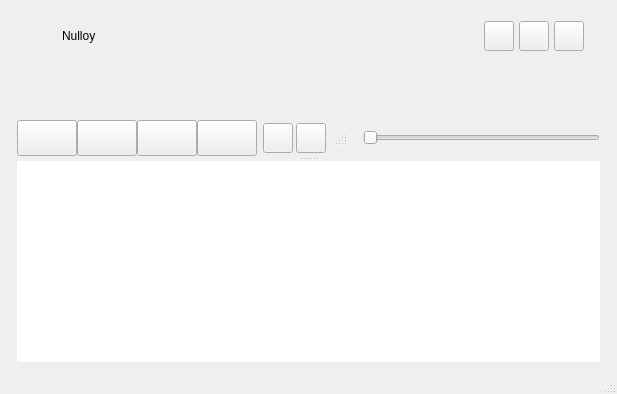
<?xml version="1.0" encoding="UTF-8"?>
<ui version="4.0">
 <class>mainWindow</class>
 <widget class="QDialog" name="mainWindow">
  <property name="geometry">
   <rect>
    <x>0</x>
    <y>0</y>
    <width>612</width>
    <height>394</height>
   </rect>
  </property>
  <property name="styleSheet">
   <string notr="true">

/* nulloy-fluent-design insert start */
#mainWindow, #borderWidget {
  background: transparent !important;
  border: 1px solid #454545;
}

#mainWindow, #borderWidget, #splitter {
  border-radius: 8px;
}

#titleWidget {
  border-top-left-radius: 8px;
  border-top-right-radius: 8px;
}

* {
  font-family: "Segoe UI", "Inter", sans-serif;
  font-weight: normal !important;
}

#closeButton:pressed { background: #c42b1c; }
#closeButton:hover { background: #c42b1c; }
#minimizeButton:pressed, #menuButton:pressed { background: rgba(45, 45, 45, 175); }
#minimizeButton:hover, #menuButton:hover { background: rgba(45, 45, 45, 175); }

#prevButtonWrapper, #playButtonWrapper,
#stopButtonWrapper, #nextButtonWrapper {
  border-radius: 4px;
	margin: 3px 15px;
  padding: 16px;
}

#prevButtonWrapper:hover, #playButtonWrapper:hover,
#stopButtonWrapper:hover, #nextButtonWrapper:hover {
  background: #2b2b2b;
}

#titleWidget {
  background-color: #1e1e1eee;
}

#borderWidget, #splitter {
	background-color: #202020;
  background: url(mica-gradient.png);
}

#playlistWidget {
	color: #D4D4D4;
	qproperty-playing_text_color: #FFFFFF;
	qproperty-failed_text_color: #565659;
	background: rgba(0, 0, 0, 50);
	padding: 5;
	qproperty-file_drop_border_color: #5882CF;
	qproperty-file_drop_background: rgba(88, 130, 207, 50);
  border-radius: 8px;
}

NTrackInfoWidget #MiddleCenter {
	color: rgba(0,0,0,0);
  background: rgba(0,0,0,0);
}

#volumeSlider {
  border-radius: 4px;
  margin-right: 16px;
}

#volumeSlider::groove:horizontal {
	background: url(slider-inactive-bg.png);
	height: 20;
  border-radius: 4px;
}

#volumeSlider::handle:horizontal {
	width: 20px;
  height: 20px;
	background: url(slider-handle.png);
}

#volumeSlider::sub-page:horizontal {
	background: url(slider-active-bg.png);
}
/* nulloy-fluent-design insert end */
  
#titleLabel {
	color : #FFFFFF;
}

#coverWidget {
	background: transparent;
	border: 1px solid #252526;
}
#coverWidget:hover {
	border: 1px solid #5882CF;
}

#splitter::handle {
	background-image: url(splitter.png);
	background-repeat: no-repeat;
	background-position: center;
	padding: 1 0;
}


#playlistWidget::item {
	background: rgba(0, 0, 0, 50);
	border: 1 solid transparent;
  font-weight: normal !important;
  font-size: 16px;
}
#playlistWidget::item:alternate {
	background: #2D2D30;
}
#playlistWidget::item:selected {
	background: #2C3A52;
	border: 1 solid #4465A1;
  font-weight: normal !important;
}
#playlistWidget::item:alternate:selected {
	background: #343F52;
}
#playlistWidget::item:hover {
	border: 1 solid #5882CF;
}
#playlistWidget::item:selected:hover {
	background: #2B4169;
}
#playlistWidget::item:alternate:selected:hover {
	background: #3B4B69;
}

#playlistWidget QScrollBar {
	background: transparent;
	width: 15;
	margin-bottom: 15;
}
#playlistWidget QScrollBar::handle {
	background: #434346;
	margin-left: 5;
	min-height: 30px;
}
#playlistWidget QScrollBar::handle:hover {
	background: #6798F2;
}
#playlistWidget QScrollBar::add-line,
#playlistWidget QScrollBar::sub-line,
#playlistWidget QScrollBar::add-page,
#playlistWidget QScrollBar::sub-page {
	height: 0px;
	background: transparent;
}
#playlistWidget QSlider::sub-page:horizontal {
	background: #757575;
}

#mainWindow &gt; QSizeGrip, #sizeGrip {
	background-image: url(sizegrip.png);
	background-repeat: none;
	width: 17px;
	height: 17px;
}

#iconLabel {
	border-image: url(icon.png);
}

#shuffleButton {
	qproperty-icon: url(shuffle.png);
}
#repeatButton {
	qproperty-icon: url(repeat.png);
}
#repeatButton, #shuffleButton {
	border: 1 solid transparent;
}
#repeatButton:checked, #shuffleButton:checked {
	background: #4173D1;
}
#prevButton, #playButton, #stopButton, #nextButton {
	background: transparent;
}

#playButton, #stopButton,
#nextButton, #prevButton {
	border: none;
}

#prevButton {
	qproperty-icon: url(prev.png);
}
#stopButton {
	qproperty-icon: url(stop.png);
}
#playButton {
	qproperty-icon: url(play.png);
}
#nextButton {
	qproperty-icon: url(next.png);
}
#closeButton {
	qproperty-icon: url(close.png);
}
#minimizeButton {
	qproperty-icon: url(minimize.png);
}
#themeButton {
	qproperty-icon: url(theme.png);
}
#menuButton {
	qproperty-icon: url(menu.png);
}

#minimizeButton, #closeButton, #themeButton, #menuButton {
	border: 0;
}

NTrackInfoWidget {
	margin: 2;
}

NTrackInfoWidget QLabel {
	color: #FFFFFF;
	max-height: 14px;
	font-size: 13px;
  font-weight: 400;
  font-family: "Segoe UI Variable", "Segoe UI", "Inter", sans-serif;
	padding: 8;
}

#waveformSlider {
	qproperty-radius: 8;
  border-radius: 8px;
	qproperty-background: #0f0e1d;
	qproperty-wave_background: rgba(33, 30, 63, 50);
	qproperty-wave_border_color: #49428b;
	qproperty-progress_playing_background: #6c4679;
	qproperty-progress_paused_background: #2b2b2b;
	qproperty-playing_composition: Overlay;
	qproperty-paused_composition: Overlay;
	qproperty-file_drop_border_color: #5882CF;
	qproperty-file_drop_background: rgba(88, 130, 207, 50);
}</string>
  </property>
  <property name="sizeGripEnabled">
   <bool>true</bool>
  </property>

  <layout class="QVBoxLayout" name="verticalLayout">
   <property name="spacing">
    <number>0</number>
   </property>
   <!-- irrelevant -->
   <property name="leftMargin">
    <number>16</number>
   </property>
   <property name="topMargin">
    <number>16</number>
   </property>
   <property name="rightMargin">
    <number>16</number>
   </property>
   <property name="bottomMargin">
    <number>16</number>
   </property>
   <item>
    <widget class="QWidget" name="borderWidget" native="true">
     <property name="focusPolicy">
      <enum>Qt::ClickFocus</enum>
     </property>
     <layout class="QVBoxLayout" name="verticalLayout_3">
      <property name="spacing">
       <number>0</number>
      </property>

      <!-- THESE PROPERTIES ACTUALLY CONTROL THE MARGIN/PADDING -->
      <property name="leftMargin">
       <number>1</number>
      </property>
      <property name="topMargin">
       <number>1</number>
      </property>
      <property name="rightMargin">
       <number>1</number>
      </property>
      <property name="bottomMargin">
       <number>16</number>
      </property>
      <item>
       <widget class="QSplitter" name="splitter">
        <property name="orientation">
         <enum>Qt::Vertical</enum>
        </property>
        <property name="handleWidth">
         <number>5</number>
        </property>
        <property name="childrenCollapsible">
         <bool>true</bool>
        </property>
        <widget class="QWidget" name="splitTop" native="true">
         <layout class="QVBoxLayout" name="verticalLayout_2">
          <property name="spacing">
           <number>0</number>
          </property>
          <property name="leftMargin">
           <number>0</number>
          </property>
          <property name="topMargin">
           <number>0</number>
          </property>
          <property name="rightMargin">
           <number>0</number>
          </property>
          <property name="bottomMargin">
           <number>0</number>
          </property>
          <item>
           <widget class="QWidget" name="titleWidget" native="true">
            <property name="sizePolicy">
             <sizepolicy hsizetype="Preferred" vsizetype="Maximum">
              <horstretch>0</horstretch>
              <verstretch>0</verstretch>
             </sizepolicy>
            </property>
            <layout class="QHBoxLayout" name="titleBarlLayout">
             <property name="spacing">
              <number>5</number>
             </property>
             <property name="leftMargin">
              <number>16</number>
             </property>
             <property name="topMargin">
              <number>4</number>
             </property>
             <property name="rightMargin">
              <number>16</number>
             </property>
             <property name="bottomMargin">
              <number>4</number>
             </property>
             <item>
              <widget class="QWidget" name="iconLabel" native="true">
               <property name="minimumSize">
                <size>
                 <width>16</width>
                 <height>16</height>
                </size>
               </property>
               <property name="maximumSize">
                <size>
                 <width>16</width>
                 <height>16</height>
                </size>
               </property>
              </widget>
             </item>
             <item>
              <!-- <widget class="QToolButton" name="themeButton">
               <property name="minimumSize">
                <size>
                 <width>9</width>
                 <height>22</height>
                </size>
               </property>
               <property name="maximumSize">
                <size>
                 <width>30</width>
                 <height>22</height>
                </size>
               </property>
               <property name="font">
                <font>
                 <weight>75</weight>
                 <bold>false</bold>
                </font>
               </property>
               <property name="focusPolicy">
                <enum>Qt::NoFocus</enum>
               </property>
               <property name="text">
                <string notr="true"/>
               </property>
               <property name="iconSize">
                <size>
                 <width>16</width>
                 <height>16</height>
                </size>
               </property>
               <property name="checkable">
                <bool>true</bool>
               </property>
              </widget> -->
             </item>
             <item>
              <spacer name="titleBarSpacer_2">
               <property name="orientation">
                <enum>Qt::Horizontal</enum>
               </property>
               <property name="sizeType">
                <enum>QSizePolicy::Fixed</enum>
               </property>
               <property name="sizeHint" stdset="0">
                <size>
                 <width>8</width>
                 <height>0</height>
                </size>
               </property>
              </spacer>
             </item>
             <item>
              <!-- TITLE BAR TEXT -->
              <widget class="NLabel" name="titleLabel">
               <property name="sizePolicy">
                <sizepolicy hsizetype="Minimum" vsizetype="Preferred">
                 <horstretch>0</horstretch>
                 <verstretch>0</verstretch>
                </sizepolicy>
               </property>
               <property name="minimumSize">
                <size>
                 <width>1</width>
                 <height>0</height>
                </size>
               </property>
               <property name="font">
                <font>
                 <pointsize>9</pointsize>
                 <bold>false</bold>
                </font>
               </property>
               <property name="text">
                <string notr="true">Nulloy</string>
               </property>
               <property name="alignment">
                <set>Qt::AlignLeading|Qt::AlignLeft|Qt::AlignVCenter</set>
               </property>
              </widget>
             </item>
             <item>
              <spacer name="titleBarSpacer_1">
               <property name="orientation">
                <enum>Qt::Horizontal</enum>
               </property>
               <property name="sizeType">
                <enum>QSizePolicy::Expanding</enum>
               </property>
               <property name="sizeHint" stdset="0">
                <size>
                 <width>10</width>
                 <height>25</height>
                </size>
               </property>
              </spacer>
             </item>
             
             <item>
              <widget class="QToolButton" name="menuButton">
               <property name="minimumSize">
                <size>
                 <width>30</width>
                 <height>30</height>
                </size>
               </property>
               <property name="maximumSize">
                <size>
                 <width>30</width>
                 <height>30</height>
                </size>
               </property>
               <property name="font">
                <font>
                 <weight>75</weight>
                 <bold>false</bold>
                </font>
               </property>
               <property name="focusPolicy">
                <enum>Qt::NoFocus</enum>
               </property>
               <property name="text">
                <string notr="true"/>
               </property>
              </widget>
             </item>

             <item>
              <widget class="QToolButton" name="minimizeButton">
               <property name="minimumSize">
                <size>
                 <width>30</width>
                 <height>30</height>
                </size>
               </property>
               <property name="maximumSize">
                <size>
                 <width>30</width>
                 <height>30</height>
                </size>
               </property>
               <property name="font">
                <font>
                 <weight>75</weight>
                 <bold>false</bold>
                </font>
               </property>
               <property name="focusPolicy">
                <enum>Qt::NoFocus</enum>
               </property>
               <property name="toolTip">
                <string>Minimize</string>
               </property>
              </widget>
             </item>
             <item>
              <widget class="QToolButton" name="closeButton">
               <property name="minimumSize">
                <size>
                 <width>30</width>
                 <height>30</height>
                </size>
               </property>
               <property name="maximumSize">
                <size>
                 <width>30</width>
                 <height>30</height>
                </size>
               </property>
               <property name="focusPolicy">
                <enum>Qt::NoFocus</enum>
               </property>
               <property name="toolTip">
                <string>Close</string>
               </property>
              </widget>
             </item>
            </layout>
           </widget>
          </item>
          <item>
           <layout class="QHBoxLayout" name="coverWaveformLayout">
            <property name="spacing">
             <number>4</number>
            </property>
            <item>
             <widget class="NCoverWidget" name="coverWidget">
              <property name="sizePolicy">
               <sizepolicy hsizetype="Fixed" vsizetype="Expanding">
                <horstretch>0</horstretch>
                <verstretch>0</verstretch>
               </sizepolicy>
              </property>
              <property name="minimumSize">
               <size>
                <width>60</width>
                <height>60</height>
               </size>
              </property>
              <property name="text">
               <string/>
              </property>
             </widget>
            </item>
            <item>
             <widget class="NWaveformSlider" name="waveformSlider" native="true"/>
            </item>
           </layout>
          </item>
          <item>
           <spacer name="verticalSpacer">
            <property name="orientation">
             <enum>Qt::Vertical</enum>
            </property>
            <property name="sizeType">
             <enum>QSizePolicy::Fixed</enum>
            </property>
            <property name="sizeHint" stdset="0">
             <size>
              <width>20</width>
              <height>5</height>
             </size>
            </property>
           </spacer>
          </item>
          <item>
           <widget class="QWidget" name="controlsContainer" native="true">
            <property name="sizePolicy">
             <sizepolicy hsizetype="Preferred" vsizetype="Maximum">
              <horstretch>0</horstretch>
              <verstretch>0</verstretch>
             </sizepolicy>
            </property>
            <layout class="QHBoxLayout" name="horizontalLayout_3">
             <property name="leftMargin">
              <number>0</number>
             </property>
             <property name="topMargin">
              <number>0</number>
             </property>
             <property name="rightMargin">
              <number>0</number>
             </property>
             <property name="bottomMargin">
              <number>0</number>
             </property>
             <item>
              <layout class="QHBoxLayout" name="horizontalLayout_2">
               <property name="spacing">
                <number>0</number>
               </property>
               <property name="leftMargin">
                <number>0</number>
               </property>
               <property name="rightMargin">
                <number>0</number>
               </property>
               <item>
                <widget class="QWidget" name="prevButtonWrapper" native="true">
                 <property name="styleSheet">
                  <string notr="true"/>
                 </property>
                 <layout class="QVBoxLayout" name="verticalLayout_4">
                  <property name="leftMargin">
                   <number>0</number>
                  </property>
                  <property name="topMargin">
                   <number>0</number>
                  </property>
                  <property name="rightMargin">
                   <number>0</number>
                  </property>
                  <property name="bottomMargin">
                   <number>0</number>
                  </property>
                  <item>
                   <widget class="QToolButton" name="prevButton">
                    <property name="minimumSize">
                     <size>
                      <width>60</width>
                      <height>36</height>
                     </size>
                    </property>
                    <property name="maximumSize">
                     <size>
                      <width>60</width>
                      <height>36</height>
                     </size>
                    </property>
                    <property name="focusPolicy">
                     <enum>Qt::NoFocus</enum>
                    </property>
                    <property name="toolTip">
                     <string>Previous</string>
                    </property>
                    <property name="iconSize">
                     <size>
                      <width>34</width>
                      <height>34</height>
                     </size>
                    </property>
                   </widget>
                  </item>
                 </layout>
                </widget>
               </item>
               <item>
                <widget class="QWidget" name="playButtonWrapper" native="true">
                 <layout class="QVBoxLayout" name="verticalLayout_7">
                  <property name="leftMargin">
                   <number>0</number>
                  </property>
                  <property name="topMargin">
                   <number>0</number>
                  </property>
                  <property name="rightMargin">
                   <number>0</number>
                  </property>
                  <property name="bottomMargin">
                   <number>0</number>
                  </property>
                  <item>
                   <widget class="QToolButton" name="playButton">
                    <property name="sizePolicy">
                     <sizepolicy hsizetype="Fixed" vsizetype="Fixed">
                      <horstretch>0</horstretch>
                      <verstretch>0</verstretch>
                     </sizepolicy>
                    </property>
                    <property name="minimumSize">
                     <size>
                      <width>60</width>
                      <height>36</height>
                     </size>
                    </property>
                    <property name="maximumSize">
                     <size>
                      <width>60</width>
                      <height>36</height>
                     </size>
                    </property>
                    <property name="focusPolicy">
                     <enum>Qt::NoFocus</enum>
                    </property>
                    <property name="toolTip">
                     <string>Play / Pause</string>
                    </property>
                    <property name="iconSize">
                     <size>
                      <width>12</width>
                      <height>12</height>
                     </size>
                    </property>
                   </widget>
                  </item>
                 </layout>
                </widget>
               </item>
               <item>
                <widget class="QWidget" name="stopButtonWrapper" native="true">
                 <layout class="QVBoxLayout" name="verticalLayout_8">
                  <property name="leftMargin">
                   <number>0</number>
                  </property>
                  <property name="topMargin">
                   <number>0</number>
                  </property>
                  <property name="rightMargin">
                   <number>0</number>
                  </property>
                  <property name="bottomMargin">
                   <number>0</number>
                  </property>
                  <item>
                   <widget class="QToolButton" name="stopButton">
                    <property name="sizePolicy">
                     <sizepolicy hsizetype="Fixed" vsizetype="Fixed">
                      <horstretch>0</horstretch>
                      <verstretch>0</verstretch>
                     </sizepolicy>
                    </property>
                    <property name="minimumSize">
                     <size>
                      <width>60</width>
                      <height>36</height>
                     </size>
                    </property>
                    <property name="maximumSize">
                     <size>
                      <width>60</width>
                      <height>36</height>
                     </size>
                    </property>
                    <property name="focusPolicy">
                     <enum>Qt::NoFocus</enum>
                    </property>
                    <property name="toolTip">
                     <string>Stop</string>
                    </property>
                    <property name="iconSize">
                     <size>
                      <width>12</width>
                      <height>12</height>
                     </size>
                    </property>
                   </widget>
                  </item>
                 </layout>
                </widget>
               </item>
               <item>
                <widget class="QWidget" name="nextButtonWrapper" native="true">
                 <layout class="QVBoxLayout" name="verticalLayout_6">
                  <property name="leftMargin">
                   <number>0</number>
                  </property>
                  <property name="topMargin">
                   <number>0</number>
                  </property>
                  <property name="rightMargin">
                   <number>0</number>
                  </property>
                  <property name="bottomMargin">
                   <number>0</number>
                  </property>
                  <item>
                   <widget class="QToolButton" name="nextButton">
                    <property name="minimumSize">
                     <size>
                      <width>60</width>
                      <height>36</height>
                     </size>
                    </property>
                    <property name="maximumSize">
                     <size>
                      <width>60</width>
                      <height>36</height>
                     </size>
                    </property>
                    <property name="focusPolicy">
                     <enum>Qt::NoFocus</enum>
                    </property>
                    <property name="toolTip">
                     <string>Next</string>
                    </property>
                    <property name="iconSize">
                     <size>
                      <width>12</width>
                      <height>12</height>
                     </size>
                    </property>
                   </widget>
                  </item>
                 </layout>
                </widget>
               </item>
              </layout>
             </item>
             <item>
              <spacer name="horizontalSpacer_2">
               <property name="orientation">
                <enum>Qt::Horizontal</enum>
               </property>
               <property name="sizeType">
                <enum>QSizePolicy::Preferred</enum>
               </property>
               <property name="sizeHint" stdset="0">
                <size>
                 <width>20</width>
                 <height>13</height>
                </size>
               </property>
              </spacer>
             </item>
             <item>
              <layout class="QHBoxLayout" name="horizontalLayout">
               <property name="spacing">
                <number>3</number>
               </property>
               <item>
                <widget class="QToolButton" name="repeatButton">
                 <property name="minimumSize">
                  <size>
                   <width>30</width>
                   <height>30</height>
                  </size>
                 </property>
                 <property name="maximumSize">
                  <size>
                   <width>30</width>
                   <height>30</height>
                  </size>
                 </property>
                 <property name="toolTip">
                  <string>Repeat</string>
                 </property>
                 <property name="iconSize">
                  <size>
                   <width>18</width>
                   <height>18</height>
                  </size>
                 </property>
                 <property name="checkable">
                  <bool>true</bool>
                 </property>
                </widget>
               </item>
               <item>
                <widget class="QToolButton" name="shuffleButton">
                 <property name="minimumSize">
                  <size>
                   <width>30</width>
                   <height>30</height>
                  </size>
                 </property>
                 <property name="maximumSize">
                  <size>
                   <width>30</width>
                   <height>30</height>
                  </size>
                 </property>
                 <property name="toolTip">
                  <string>Shuffle</string>
                 </property>
                 <property name="iconSize">
                  <size>
                   <width>18</width>
                   <height>18</height>
                  </size>
                 </property>
                 <property name="checkable">
                  <bool>false</bool>
                 </property>
                </widget>
               </item>
              </layout>
             </item>
             <item>
              <widget class="QSizeGrip" name="sizeGrip" native="true">
               <property name="sizePolicy">
                <sizepolicy hsizetype="Fixed" vsizetype="Fixed">
                 <horstretch>0</horstretch>
                 <verstretch>0</verstretch>
                </sizepolicy>
               </property>
               <property name="minimumSize">
                <size>
                 <width>15</width>
                 <height>15</height>
                </size>
               </property>
               <property name="maximumSize">
                <size>
                 <width>15</width>
                 <height>15</height>
                </size>
               </property>
               <property name="cursor">
                <cursorShape>SizeFDiagCursor</cursorShape>
               </property>
               <property name="toolTip">
                <string>Size Grip</string>
               </property>
              </widget>
             </item>
             <item>
              <spacer name="horizontalSpacer">
               <property name="orientation">
                <enum>Qt::Horizontal</enum>
               </property>
               <property name="sizeType">
                <enum>QSizePolicy::MinimumExpanding</enum>
               </property>
               <property name="sizeHint" stdset="0">
                <size>
                 <width>10</width>
                 <height>13</height>
                </size>
               </property>
              </spacer>
             </item>
             <item>
              <widget class="NVolumeSlider" name="volumeSlider">
               <property name="sizePolicy">
                <sizepolicy hsizetype="Fixed" vsizetype="Expanding">
                 <horstretch>0</horstretch>
                 <verstretch>0</verstretch>
                </sizepolicy>
               </property>
               <property name="minimumSize">
                <size>
                 <width>237</width>
                 <height>0</height>
                </size>
               </property>
               <property name="maximumSize">
                <size>
                 <width>237</width>
                 <height>16777215</height>
                </size>
               </property>
               <property name="focusPolicy">
                <enum>Qt::NoFocus</enum>
               </property>
               <property name="toolTip">
                <string>Volume</string>
               </property>
               <property name="maximum">
                <number>100</number>
               </property>
               <property name="singleStep">
                <number>2</number>
               </property>
               <property name="orientation">
                <enum>Qt::Horizontal</enum>
               </property>
               <property name="tickPosition">
                <enum>QSlider::NoTicks</enum>
               </property>
              </widget>
             </item>
            </layout>
           </widget>
          </item>
         </layout>
        </widget>
        <widget class="NPlaylistWidget" name="playlistWidget">
         <property name="sizePolicy">
          <sizepolicy hsizetype="Expanding" vsizetype="Expanding">
           <horstretch>0</horstretch>
           <verstretch>1</verstretch>
          </sizepolicy>
         </property>
         <property name="focusPolicy">
          <enum>Qt::ClickFocus</enum>
         </property>
         <property name="acceptDrops">
          <bool>true</bool>
         </property>
         <property name="frameShape">
          <enum>QFrame::NoFrame</enum>
         </property>
         <property name="horizontalScrollBarPolicy">
          <enum>Qt::ScrollBarAlwaysOff</enum>
         </property>
         <property name="alternatingRowColors">
          <bool>false</bool>
         </property>
         <property name="selectionMode">
          <enum>QAbstractItemView::ExtendedSelection</enum>
         </property>
        </widget>
       </widget>
      </item>
     </layout>
    </widget>
   </item>
  </layout>
 </widget>
 <customwidgets>
  <customwidget>
   <class>NWaveformSlider</class>
   <extends>QWidget</extends>
   <header>waveformSlider.h</header>
   <container>1</container>
  </customwidget>
  <customwidget>
   <class>NPlaylistWidget</class>
   <extends>QListWidget</extends>
   <header>playlistWidget.h</header>
  </customwidget>
  <customwidget>
   <class>NLabel</class>
   <extends>QLabel</extends>
   <header>label.h</header>
  </customwidget>
  <customwidget>
   <class>QSizeGrip</class>
   <extends>QWidget</extends>
   <header>qsizegrip.h</header>
   <container>1</container>
  </customwidget>
  <customwidget>
   <class>NCoverWidget</class>
   <extends>QLabel</extends>
   <header>coverWidget.h</header>
  </customwidget>
  <customwidget>
   <class>NVolumeSlider</class>
   <extends>QSlider</extends>
   <header>volumeSlider.h</header>
  </customwidget>
 </customwidgets>
 <resources/>
 <connections/>
</ui>
